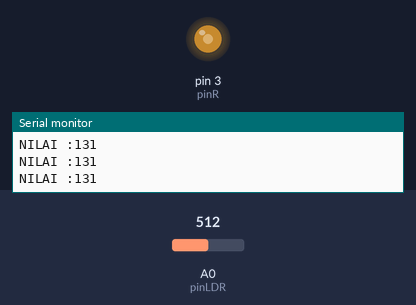
Bench run of a sketch on a simulated Arduino Uno, built with avr-gcc and run on an emulated ATmega328P. Parts: output pins drawn as LEDs (lit = HIGH), the last lines printed to the serial monitor. The test bench sets the inputs (shaded band); at power-on: A0 (pinLDR) = 512.

Above: at 1.2 s.
1.3 s: A0 (pinLDR) set to 306
At 2.5 s:
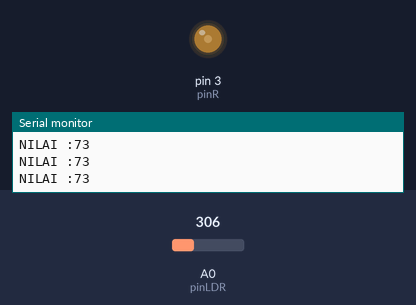
2.8 s: A0 (pinLDR) set to 122
At 3.7 s:
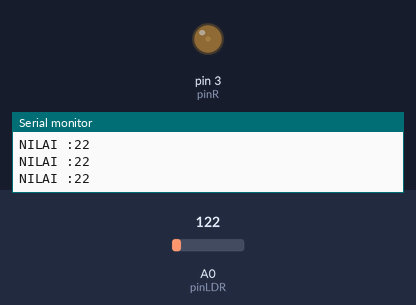
4.3 s: A0 (pinLDR) set to 0
At 4.8 s:
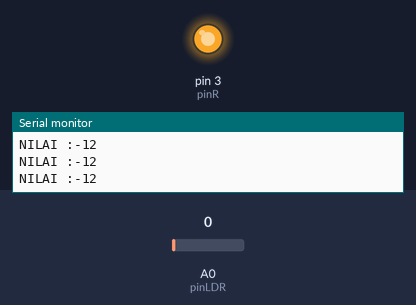
5.8 s: A0 (pinLDR) set to 37
At 7.0 s:
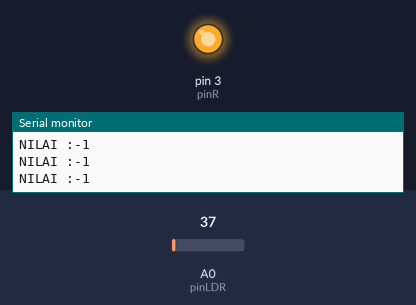
8.8 s: A0 (pinLDR) set to 43
At 9.6 s:
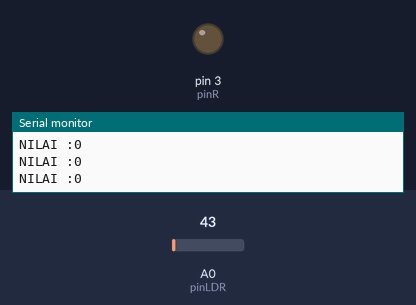
Timing chart, 0 to 11.3 s (numbered marks = the images above; inputs shaded):
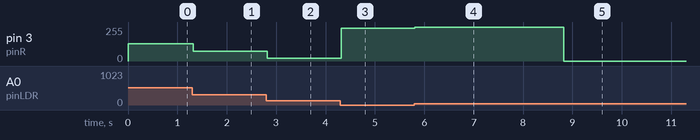

The sketch:

1_Sensor_LDR.ino
```cpp
int pinLDR=A0;
int pinR=3;

void setup() {
 Serial.begin(9600);
 pinMode(pinR,OUTPUT);
}

void loop() {
 //BACA DATA
 int bacaLDR=analogRead(pinLDR);
     bacaLDR=map(bacaLDR,43,951,0,255);

//PRINT SERIAL
 Serial.print("NILAI :");
 Serial.print(bacaLDR);
 Serial.println();

//LOGIKA
 analogWrite(pinR,bacaLDR);

}
```

Measured:
- the behaviour switches between 39 and 40 on A0 (pinLDR) (found by bisection; images 4 and 5)
- after the input at 1.3 s, pin 3 (pinR): 131/255 → 73/255 at once
- after the input at 2.8 s, pin 3 (pinR): 73/255 → 22/255 at once
- after the input at 4.3 s, pin 3 (pinR): 22/255 → 244/255 at once
- after the input at 5.8 s, pin 3 (pinR): 244/255 → 255/255 at once
- after the input at 8.8 s, pin 3 (pinR): 255/255 → 0/255 at once
